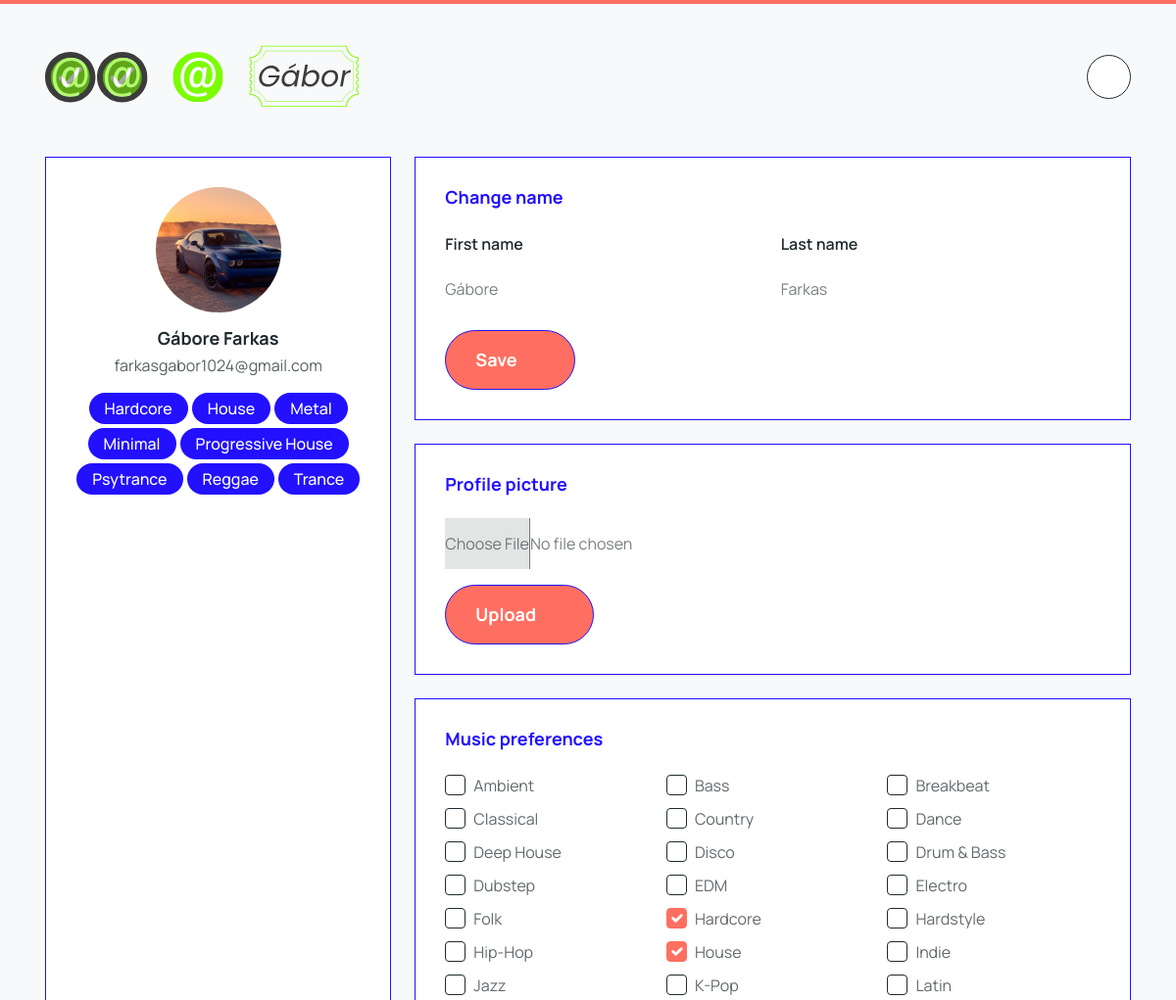
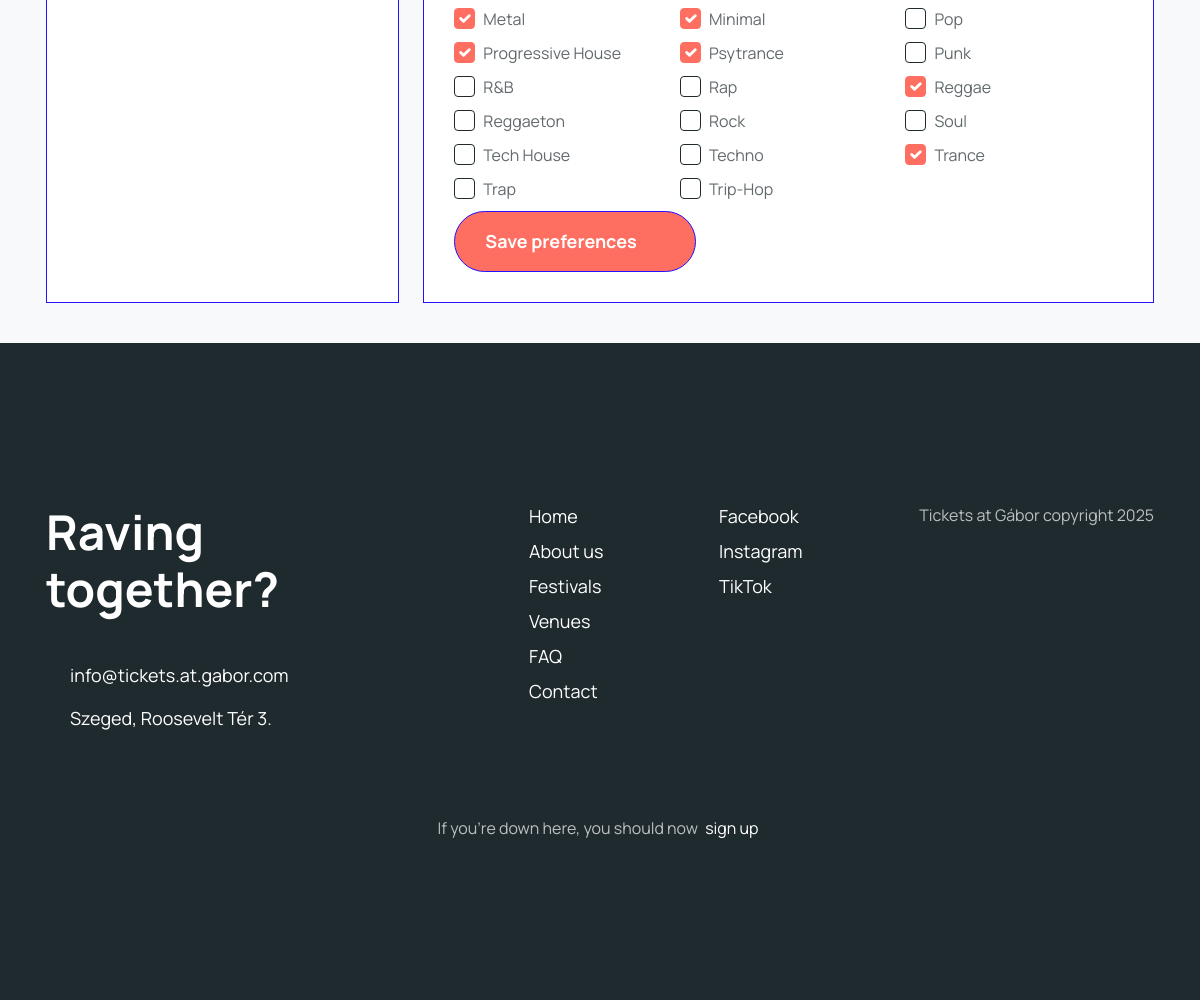
Screenshot of /php/raver_sites/profile.php (signed in) with the database file from the repository (2 pictures, top to bottom).
### tables this page shows
CREATE TABLE `users` (
  `id` int(11) NOT NULL,
  `last_name` varchar(50) NOT NULL,
  `first_name` varchar(50) NOT NULL,
  `email` varchar(60) NOT NULL,
  `password_hash` varchar(255) NOT NULL,
  `city` varchar(40) DEFAULT NULL,
  `birth_date` date DEFAULT NULL,
  `phone_number` varchar(30) DEFAULT NULL,
  `role` enum('raver','organizer','worker','admin') NOT NULL DEFAULT 'raver',
  `created_at` timestamp NOT NULL DEFAULT current_timestamp(),
  `reg_token` varchar(64) DEFAULT NULL,
  `reg_token_expires` datetime DEFAULT NULL,
  `is_verified` tinyint(1) DEFAULT 0
);

### php/raver_sites/profile.php (the view, shortened to what this page needs)
<?php
$pdo = db_connect();
try { $pdo->exec("SET NAMES utf8mb4 COLLATE utf8mb4_unicode_ci"); } catch (Throwable $e) {}
$userId = (int)($_SESSION['user_id'] ?? 0);
$allStyles = [
    'Ambient','Bass','Breakbeat','Classical','Country','Dance','Deep House','Disco','Drum & Bass','Dubstep','EDM','Electro',
    'Folk','Hardcore','Hardstyle','Hip-Hop','House','Indie','Jazz','K-Pop','Latin','Metal','Minimal','Pop','Progressive House',
    'Psytrance','Punk','R&B','Rap','Reggae','Reggaeton','Rock','Soul','Tech House','Techno','Trance','Trap','Trip-Hop'
];
if (function_exists('sort')) { sort($allStyles, SORT_NATURAL | SORT_FLAG_CASE); }
$usr = null; $styles = [];
try {
    $s = $pdo->prepare('SELECT first_name, last_name, email FROM users WHERE id = ? LIMIT 1');
    $s->execute([$userId]);
    $usr = $s->fetch(PDO::FETCH_ASSOC) ?: ['first_name'=>'','last_name'=>'','email'=>''];
    $si = $pdo->prepare('SELECT style_name FROM user_interests WHERE user_id = ?');
    $si->execute([$userId]);
    $styles = array_map(fn($r) => $r['style_name'], $si->fetchAll(PDO::FETCH_ASSOC));
} catch (Throwable $e) {  }
$avatarRel = null;
foreach (['jpg','png','webp'] as $e) {
    $candidate = '/assets/images/profiles/user_' . $userId . '.' . $e;
    if (is_file(dirname(__DIR__, 2) . $candidate)) { $avatarRel = $candidate; break; }
}
?>
<?php
include __DIR__ . '/../header.php';
?>
  <div class="page-wrapper overflow-hidden" style="padding-top: 120px;">
    <section class="py-5 py-lg-8">
      <div class="container">
        <div class="row g-4" data-aos="fade-up" data-aos-duration="800" data-aos-delay="100">
          <div class="col-lg-4">
            <div class="card border border-accent-blue profile-card h-100" data-aos="fade-right" data-aos-delay="200">
              <div class="card-body d-flex flex-column align-items-center gap-3">
                <img src="http://localhost/Diplomamunka-26222041<?php echo htmlspecialchars($avatarRel); ?>" alt="avatar" class="rounded-circle" style="width: 128px; height:128px; object-fit:cover;">
                <div class="text-center">
                  <h5 class="mb-1"><?php echo htmlspecialchars(($usr['first_name'] ?? '') . ' ' . ($usr['last_name'] ?? '')); ?></h5>
                  <p class="mb-0 text-muted"><?php echo htmlspecialchars($usr['email'] ?? ''); ?></p>
                </div>
                <?php if (!empty($styles)): ?>
                <div class="d-flex flex-wrap gap-1 justify-content-center">
                  <?php foreach ($styles as $st): ?>
                    <span class="badge badge-accent-blue"><?php echo htmlspecialchars($st); ?></span>
                  <?php endforeach; ?>
                </div>
                <?php endif; ?>
              </div>
            </div>
          </div>
          <div class="col-lg-8">
            <div class="d-flex flex-column gap-4">
              <div class="card border border-accent-blue profile-card" data-aos="fade-up" data-aos-delay="200">
                <div class="card-body">
                  <h5 class="mb-4 text-accent-blue">Change name</h5>
                  <form method="post" accept-charset="UTF-8" class="row g-3">
                    <div class="col-md-6">
                      <label class="form-label">First name</label>
                      <input type="text" class="form-control" name="first_name" value="<?php echo htmlspecialchars($usr['first_name'] ?? ''); ?>" required>
                    </div>
                    <div class="col-md-6">
                      <label class="form-label">Last name</label>
                      <input type="text" class="form-control" name="last_name" value="<?php echo htmlspecialchars($usr['last_name'] ?? ''); ?>" required>
                    </div>
                    <div class="col-12">
                      <button class="btn btn-accent-blue">Save</button>
                    </div>
                  </form>
                </div>
              </div>
              <div class="card border border-accent-blue profile-card" data-aos="fade-up" data-aos-delay="300">
                <div class="card-body">
                  <h5 class="mb-4 text-accent-blue">Profile picture</h5>
                  <form method="post" accept-charset="UTF-8" enctype="multipart/form-data" class="d-flex flex-column gap-3">
                    <input type="file" name="profile_picture" accept="image/jpeg,image/png,image/webp" class="form-control" required>
                    <button class="btn btn-accent-blue align-self-start">Upload</button>
                  </form>
                </div>
              </div>
              <div class="card border border-accent-blue profile-card" data-aos="fade-up" data-aos-delay="400">
                <div class="card-body">
                  <h5 class="mb-4 text-accent-blue">Music preferences</h5>
                  <form method="post" accept-charset="UTF-8" class="row g-2">
                    <?php foreach ($allStyles as $style): $id = 'st_' . md5($style); $checked = in_array($style, $styles, true); ?>
                      <div class="col-6 col-md-4">
                        <div class="form-check">
                          <input class="form-check-input" type="checkbox" id="<?php echo $id; ?>" name="music_preferences[]" value="<?php echo htmlspecialchars($style); ?>" <?php echo $checked ? 'checked' : ''; ?>>
                          <label class="form-check-label" for="<?php echo $id; ?>"><?php echo htmlspecialchars($style); ?></label>
                        </div>
                      </div>
                    <?php endforeach; ?>
                    <div class="col-12 mt-2">
                      <button class="btn btn-accent-blue">Save preferences</button>
                    </div>
                  </form>
                </div>
              </div>
            </div>
          </div>
        </div>
      </div>
    </section>
  </div>
  <?php include __DIR__ . '/../footer.php'; ?>
</body>
</html>
<?php exit; ?>

### php/raver_sites/profile.php (style rules this page uses)
body { background-color: #f8f9fa; opacity: 0; transition: opacity 0.5s ease-in-out; }
body.loaded { opacity: 1; }
.profile-card { transition: all 0.3s ease, transform 0.3s cubic-bezier(0.4, 0, 0.2, 1), box-shadow 0.3s cubic-bezier(0.4, 0, 0.2, 1); opacity: 0; transform: translateY(20px); }
.aos-animate .profile-card { opacity: 1; transform: translateY(0); }
.card { transition: all 0.4s cubic-bezier(0.4, 0, 0.2, 1); }

### rows the page displays
users: first_name+last_name "Gábore Farkas", email "farkasgabor1024@gmail.com", first_name "Gábore", last_name "Farkas"

### other values shown
$st "Hardcore"
$st "House"
$st "Metal"
$st "Minimal"
$st "Progressive House"
$st "Psytrance"
$st "Reggae"
$st "Trance"
$style "Ambient"
$style "Bass"
$style "Breakbeat"
$style "Classical"
$style "Country"
$style "Dance"
$style "Deep House"
